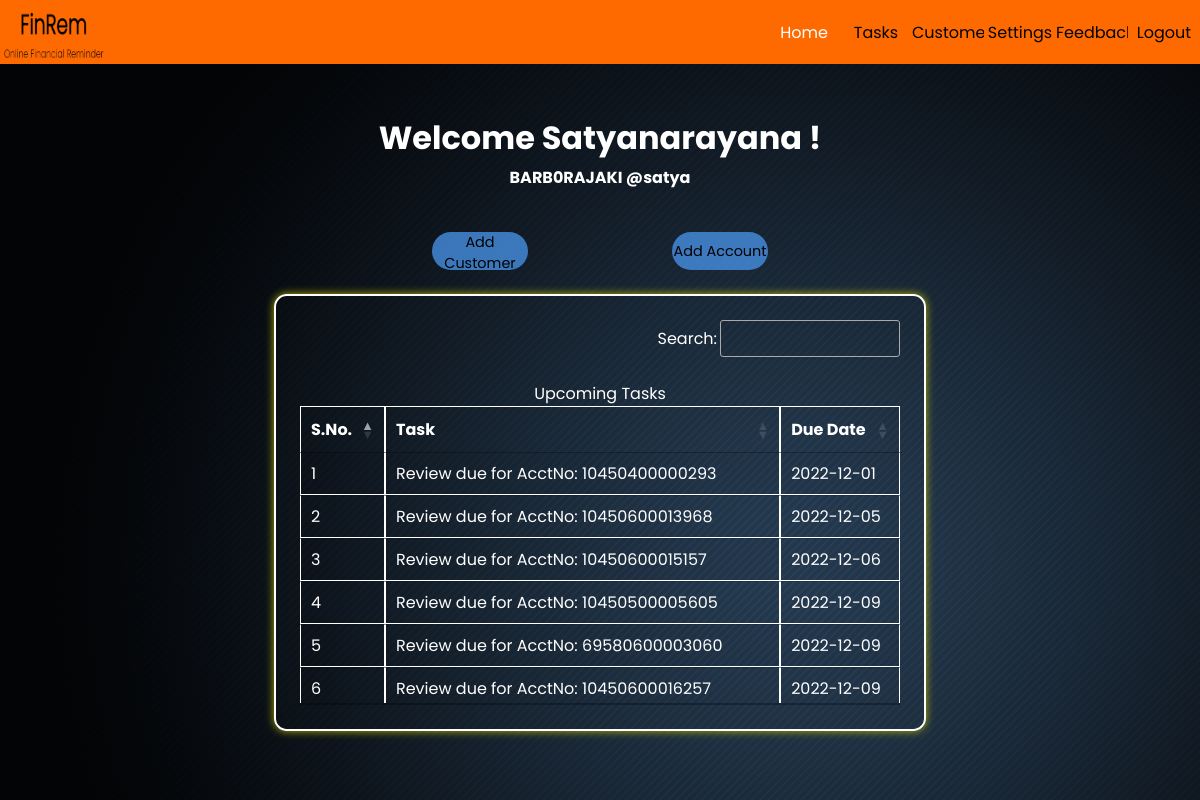
The page /home.php (signed in) on the database its author committed.
### tables this page shows
CREATE TABLE `users` (
  `userid` varchar(20) NOT NULL,
  `branchid` varchar(11) NOT NULL,
  `name` varchar(30) NOT NULL,
  `password` varchar(255) NOT NULL,
  `email` varchar(30) NOT NULL
);

CREATE TABLE `tasks` (
  `bank_id` varchar(20) NOT NULL,
  `cust_id` varchar(20) NOT NULL,
  `loan_acctno` varchar(20) NOT NULL,
  `task_type` varchar(20) NOT NULL,
  `task_date` date NOT NULL
);

### home.php (the view, shortened to what this page needs)
<?php
include 'partials/_session.php';
$user = $_SESSION['userid'];
$sql = "select* from users where userid='$user';";
$result = mysqli_query($conn, $sql);
$details = mysqli_fetch_assoc($result);
$name = $details["name"];
$branchid = $details["branchid"];
?>
<!DOCTYPE html>
<html lang="en">
<head>
    <link rel="stylesheet" href="https://unpkg.com/boxicons@2.1.4/css/boxicons.min.css">
    <link rel="stylesheet" href="https://cdn.datatables.net/1.13.4/css/jquery.dataTables.min.css">
    <link rel="stylesheet" href="styles/home.css">
    <link rel="stylesheet" href="partials/navbar.css">
    <link rel="stylesheet" href="partials/modal.css">
</head>
<body>
    <header>
        <nav>
            <div class="logo">
                <a href="home.php"><img src="images/logo.png" alt="logo"></a>
            </div>
            <ul class="navitems">
                <li><a href="home.php"><button class="current">Home</button></a></li>
                <li><a href="tasks.php"><button>Tasks</button></a></li>
                <li><a href="customers.php"><button>Customers</button></a></li>
                <li><a href="settings.php"><button>Settings</button></a></li>
                <li><a href="feedback.php"><button>Feedback</button></a></li>
                <li><a href="partials/_logout.php"><button>Logout</button></a></li>
            </ul>
        </nav>
    </header>
    <div class="main">
        <div class="innerHeader">
            <div class="title">
                <h1>Welcome
                    <?php echo $name . " !";
                    ?>
                </h1>
                <h4>
                    <?php
                    echo $branchid . " ";
                    echo " @" . $user;
                    ?>
                </h4>
            </div>
        </div>
        <div class="container">
            <div class="buttons">
                <div class="addCust">
                    <button id="myBtn1" class="addBtn">Add Customer</button>
                </div>
                <div class="addAccount">
                    <button id="myBtn2" class="addBtn">Add Account</button>
                </div>
            </div>
            <div class="tasks">
                <table id="tasksTable" data-page-length="6" class="display">
                    <caption>Upcoming Tasks</caption>
                    <thead>
                        <th>S.No.</th>
                        <th>Task</th>
                        <th>Due Date</th>
                    </thead>
                    <tbody>
                        <?php
                        $sql = "select * from tasks where bank_id='$branchid' order by task_date";
                        $result = mysqli_query($conn, $sql);
                        $sno = 0;
                        while ($data = mysqli_fetch_assoc($result)) {
                            $sno++;
                            $acctNo = $data["loan_acctno"];
                            $taskType = $data["task_type"];
                            $dueDate = $data["task_date"];
                            echo "
                        <tr>
                        <td>$sno</td>
                        <td>$taskType due for AcctNo: $acctNo</td>
                        <td>$dueDate</td>
                        </tr>";
                        }
                        ?>
                    </tbody>
                </table>
            </div>
        </div>
    </div>
</body>
</html>

### styles/home.css (style rules this page uses)
* { color: white; font-family: 'Poppins', sans-serif; }
.innerHeader { height: 20vh; display: flex; flex-direction: column; justify-content: center; align-items: center; }
.title { position: relative; top: 5vh; display: flex; flex-direction: column; height: 10vh; align-items: center; justify-content: space-around; margin-bottom: 10vh; }
.container { height: 70vh; display: flex; flex-direction: column; justify-content: flex-start; align-items: center; }
.addBtn { height: 4.8vh; width: 8vw; border: none; font-size: 1.8vh; color: black; border-radius: 5vh; outline: none; margin: 0 0 2vh 0; cursor: pointer; transition: 0.3s; background: rgba(71, 143, 226, 0.8); }
.buttons { width: 40vw; display: flex; align-items: center; justify-content: space-around; }
th, td { margin: 0.5vh; padding: 0.7vh; border: 0.1vh solid white; }
.tasks { margin-top: 1vh; padding: 3vh; width: 50vw; border: 2px solid white; border-radius: 1.6vh; box-shadow: 0 0 1vh rgb(176, 176, 7); }

### partials/navbar.css (style rules this page uses)
* { margin: 0; padding: 0; font-family: 'Poppins', sans-serif; color-scheme: dark !important; }
nav { background-color: rgb(255, 106, 0); height: 8vh ; width: 100vw; display: flex; align-items: center; justify-content: space-between; }
.logo { height: 8vh !important; width: 9vw !important; display: flex; flex-direction: column-reverse; justify-content: center; align-items: center; background-color: rgb(255, 106, 0); }
.logo a img { display: block; height: 8vh; width: 9vw; }
.navitems { background-color: rgb(255, 106, 0); height: 8vh !important; width: 36vw; display: flex; list-style: none; align-items: center; justify-content: space-around; }
.current { color: white !important; }
.navitems li button { background-color: rgb(255, 106, 0); height: 8vh !important; width: 6vw; border: none; font-size: 2vh; color: black; cursor: pointer; }

### partials/essentials.css (style rules this page uses)
:root { color-scheme: dark; }
.main { display: flex; flex-direction: column; align-items: center; justify-content: center; height: 92vh; background-image: url("../images/bg.png"); }

### rows shown on the page
users: name "Satyanarayana", branchid "BARB0RAJAKI"
tasks: task_type "Review", loan_acctno "10450400000293", task_date "2022-12-01"
tasks: task_type "Review", loan_acctno "10450600013968", task_date "2022-12-05"
tasks: task_type "Review", loan_acctno "10450600015157", task_date "2022-12-06"
tasks: task_type "Review", loan_acctno "10450500005605", task_date "2022-12-09"
tasks: task_type "Review", loan_acctno "69580600003060", task_date "2022-12-09"
tasks: task_type "Review", loan_acctno "10450600016257", task_date "2022-12-09"

### other values the page prints
$user "satya"
